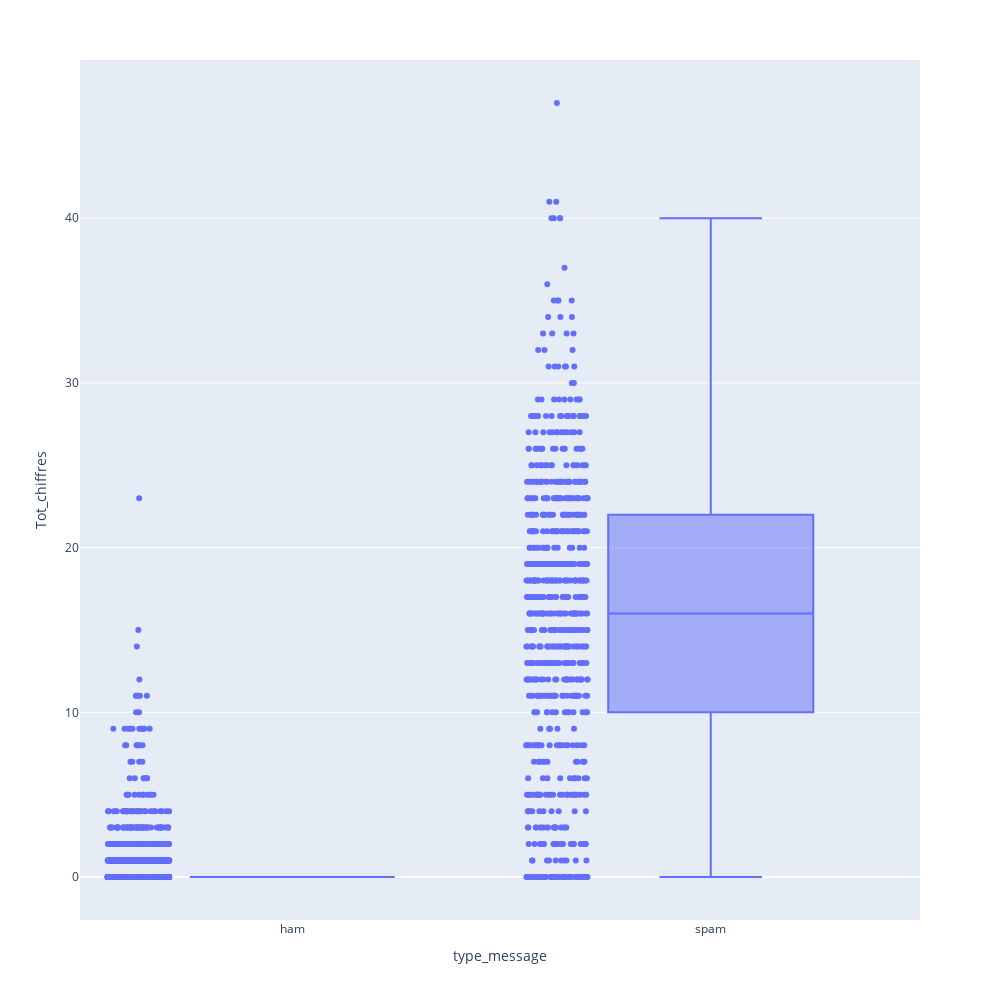

Notebook source saved alongside this figure:
### Code cell
# Création de la boîte à moustache pour observer la distributivité des données. 
# Warning : Les diagrammes dynamiques ne sont pas disponible sur sur github. Veuillez ouvrir le fichier .py pour visualiser les diagrammes dynamiques. 
fig = px.box(df, x="type_message", y="Tot_chiffres", points = "all", width=1000, height=1000)
fig.show()

### Figure 1 — Plotly figure (JSON) as saved in the notebook; plotly's stock layout.template omitted (floating-point values rounded to 4 significant figures; data arrays with more than 128 entries replaced by an {"elided": "..."} marker saying what was removed)
{"data": [{"alignmentgroup": "True", "boxpoints": "all", "hovertemplate": "type_message=%{x}<br>Tot_chiffres=%{y}<extra></extra>", "legendgroup": "", "marker": {"color": "#636efa"}, "name": "", "notched": false, "offsetgroup": "", "orientation": "v", "showlegend": false, "type": "box", "x": {"elided": "5574 str values"}, "x0": " ", "xaxis": "x", "y": {"elided": "5574 int values"}, "y0": " ", "yaxis": "y"}], "layout": {"boxmode": "group", "height": 1000, "legend": {"tracegroupgap": 0}, "margin": {"t": 60}, "width": 1000, "xaxis": {"anchor": "y", "autorange": true, "domain": [0, 1], "range": [-0.5072, 1.5], "title": {"text": "type_message"}, "type": "category"}, "yaxis": {"anchor": "x", "autorange": true, "domain": [0, 1], "range": [-2.611, 49.61], "title": {"text": "Tot_chiffres"}, "type": "linear"}}}
